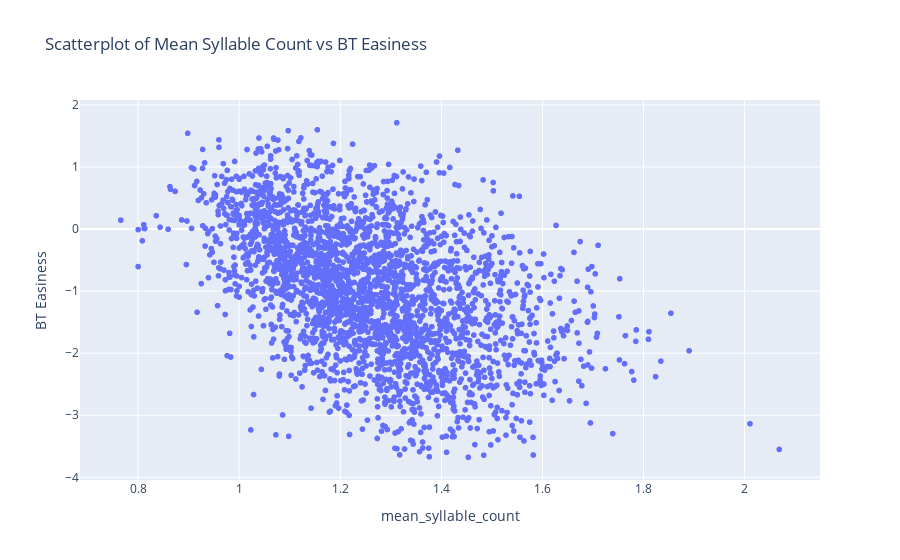

The notebook cell saved with this chart:
### Code cell
fig = px.scatter(
    df,
    x=df["mean_syllable_count"],
    y=df["BT Easiness"],
    title="Scatterplot of Mean Syllable Count vs BT Easiness",
)
fig.show()

### Figure 1 — Plotly figure (JSON) as saved in the notebook; plotly's stock layout.template omitted (floating-point values rounded to 4 significant figures; data arrays with more than 128 entries replaced by an {"elided": "..."} marker saying what was removed)
{"data": [{"hovertemplate": "mean_syllable_count=%{x}<br>BT Easiness=%{y}<extra></extra>", "legendgroup": "", "marker": {"color": "#636efa", "symbol": "circle"}, "mode": "markers", "name": "", "showlegend": false, "type": "scattergl", "x": {"elided": "2834 float values"}, "xaxis": "x", "y": {"elided": "2834 float values"}, "yaxis": "y"}], "layout": {"legend": {"tracegroupgap": 0}, "title": {"text": "Scatterplot of Mean Syllable Count vs BT Easiness"}, "xaxis": {"anchor": "y", "domain": [0, 1], "title": {"text": "mean_syllable_count"}}, "yaxis": {"anchor": "x", "domain": [0, 1], "title": {"text": "BT Easiness"}}}}
